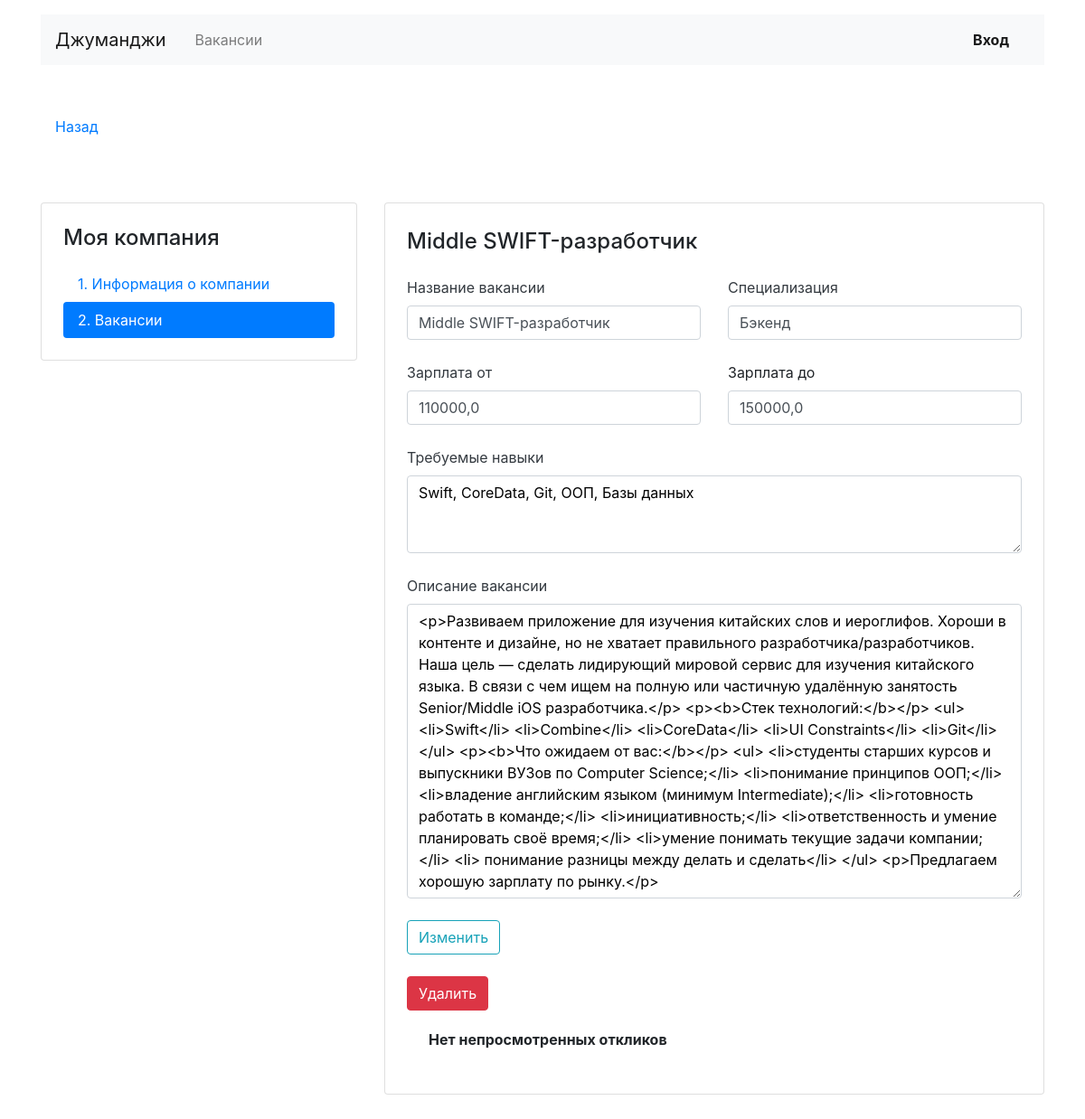
The page /mycompany/vacancies/3 on the database its author committed.
### JunJob/models.py (models this page shows)
class Vacancy(models.Model):
    title = models.CharField(max_length=60)
    specialty = models.ForeignKey(Specialty, related_name='vacancies', on_delete=models.CASCADE)
    company = models.ForeignKey(Company, related_name='vacancies', on_delete=models.CASCADE)
    skills = models.TextField()
    description = models.TextField()
    salary_min = models.FloatField()
    salary_max = models.FloatField()
    published_at = models.DateField()

class Specialty(models.Model):
    code = models.CharField(max_length=10)
    title = models.CharField(max_length=40)
    picture = models.ImageField(upload_to=settings.MEDIA_SPECIALITY_IMAGE_DIR)

### JunJob/Views/views_vacancies.py (the view)
# urls.py: path('mycompany/vacancies/<int:pk>', views_vacancies.UserVacancy.as_view(), name='my_vacancy_view'),
class UserVacancy(DetailView):  # страница просмотра информации о вакансии
    model = models.Vacancy
    context_object_name = 'vacancy'
    template_name = 'about_company/about_vacancies/MyVacancy.html'
    def get_context_data(self, **kwargs):
        context = super(UserVacancy, self).get_context_data()
        vacancy = models.Vacancy.objects.get(id=self.kwargs['pk'])
        context['applications'] = models.Application.objects.filter(Q(vacancy=vacancy) & Q(is_viewed=False))
        return context

### JunJob/templates/about_company/about_vacancies/MyVacancy.html
{% extends 'about_company/about_vacancies/VacancyBase.html' %}
{% block vacancy %}
      <div class="col-12 col-lg-8">
        <div class="card">
          <div class="card-body px-4 pb-4 tab-content">
            <section>
              <h2 class="h4 pt-2 pb-3">{{ vacancy.title }}</h2>
              <form enctype="multipart/form-data">
                <div class="row">
                  <div class="col-12 col-md-6">
                    <div class="form-group pb-2">
                      <label class="mb-2 text-dark">Название вакансии</label>
                      <input class="form-control" type="text" value="{{ vacancy.title }}">
                    </div>
                  </div>
                  <div class="col-12 col-md-6">
                    <div class="form-group pb-2">
                      <label class="mb-2 text-dark">Специализация</label>
                      <input class="form-control" type="text" value="{{ vacancy.specialty.title }}">
                    </div>
                  </div>
                </div>
                <div class="row">
                  <div class="col-12 col-md-6">
                    <div class="form-group pb-2">
                      <label class="mb-2 text-dark">Зарплата от</label>
                      <input class="form-control" type="text" value="{{ vacancy.salary_min }}">
                    </div>
                  </div>
                  <div class="col-12 col-md-6">
                    <div class="form-group pb-2">
                      <label class="mb-2">Зарплата до</label>
                      <input class="form-control" type="text" value="{{ vacancy.salary_max }}">
                    </div>
                  </div>
                </div>
                <div class="form-group pb-2">
                  <label class="mb-2 text-dark">Требуемые навыки</label>
                  <textarea class="form-control" rows="3" style="color:#000;">{{ vacancy.skills }}</textarea>
                </div>
                <div class="form-group pb-2">
                  <label class="mb-2 text-dark">Описание вакансии</label>
                  <textarea class="form-control" rows="13" style="color:#000;">{{ vacancy.description }}</textarea>
                </div>
                <div class="form-group pb-2">
                      <a href="{% url 'my_vacancy_edit' vacancy.id %}" class="btn btn-outline-info">Изменить</a>
                </div>
                <div>
                <a href="{% url 'my_vacancy_delete' vacancy.id %}" class="btn btn-danger">Удалить</a>
                </div>
              </form>
              {% if applications %}
              <h2 class="h4 pt-2 pb-3">Непросмотренные отклики - {{ applications.count }}</h2>
              {% for application in applications %}
              <div class="card mt-3">
                <div class="card-body px-4">
                  <p class="mb-1 font-weight-bold">{{ application.written_username }}</p>
                  <p class="mb-2"><a href="tel:{{ application.written_phone }}" class="text-dark">
                    {{ application.written_phone }}</a></p>
                  <a href="{% url 'application' application.id %}">Посмотреть</a>
                </div>
              </div>
              {% endfor %}
              {% else %}
              <div class="card-body px-4">
                  <p class="mb-1 font-weight-bold">Нет непросмотренных откликов</p>
              </div>
              {% endif %}
            </section>
          </div>
        </div>
      </div>
{% endblock %}

### rows shown on the page
Vacancy: title "Middle SWIFT-разработчик", specialty "Бэкенд", salary_min "110000,0", salary_max "150000,0", skills "Swift, CoreData, Git, ООП, Базы данных", description "<p>Развиваем приложение для изучения китайских слов и иероглифов. Хороши в контенте и дизайне, но не хватает правильного разработчика/разработчиков. Наша цель — сделать лидирующий мировой сервис для изучения китайского языка. В связи с чем ищем на полную или частичную удалённую занятость Senior/Middle iOS разработчика.</p> <p><b>Стек технологий:</b></p> <ul> <li>Swift</li> <li>Combine</li> <li>CoreData</li> <li>UI Constraints</li> <li>Git</li> </ul> <p><b>Что ожидаем от вас:</b></p> <ul> <li>студенты старших курсов и выпускники ВУЗов по Computer Science;</li> <li>понимание принципов ООП;</li> <li>владение английским языком (минимум Intermediate);</li> <li>готовность работать в команде;</li>…"
